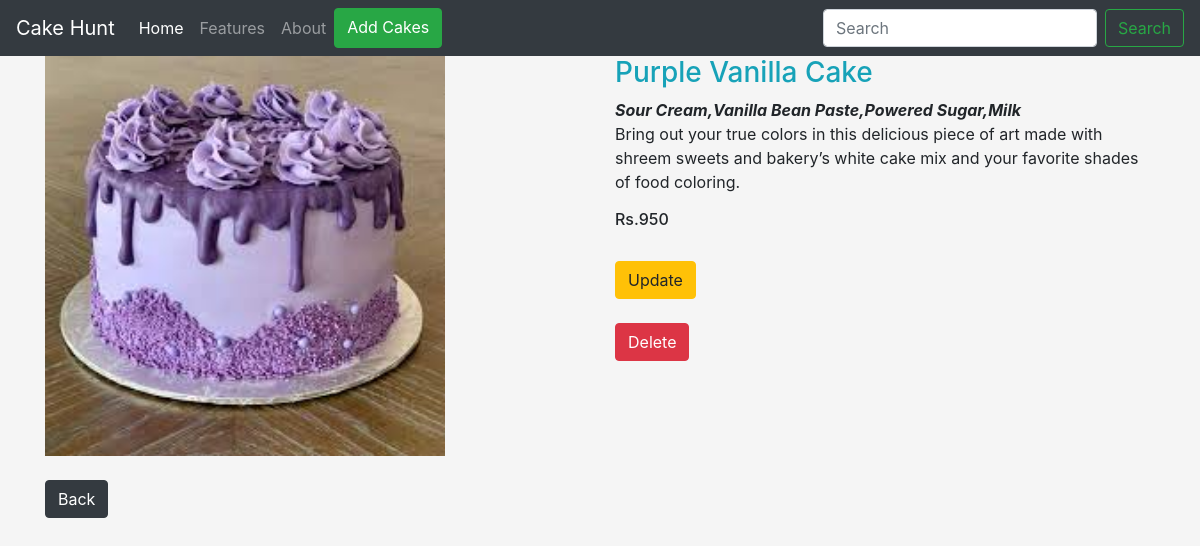
/cake/7/, run on the app's committed database.
### cakeapp/models.py (models this page shows, shortened)
class Cake(models.Model):
    cake_name=models.CharField(max_length=250)
    cake_flavour=models.CharField(max_length=250)
    cake_desc=models.TextField()
    cake_price=models.IntegerField()
    cake_img=models.ImageField(upload_to='cake-imges')

### cakeapp/views.py (the view)
# urls.py: path('cake/<int:cake_id>/',views.details,name='details'),
def details(request,cake_id):
    cake=Cake.objects.get(id=cake_id)
    return render(request,'detail.html',{'cake':cake})

### templates/detail.html
{% extends 'base.html' %}
{% block body %}
<div class="container">
    <div class="row">
        <div class="col-md-6">
            <img src="{{cake.cake_img.url}}" width="400" height="400">
        </div>
        <div class="col-md-6">
            <h3 class="text-info">{{cake.cake_name}}</h3>
            <i><b>{{cake.cake_flavour}}</b></i>
            <p>{{cake.cake_desc}}</p>
            <h6>Rs.{{cake.cake_price}}</h6><br>
            <a  class="btn btn-warning" href="{% url 'cakeapp:update' cake.id %}">Update</a><br><br>
            <a  class="btn btn-danger" href="{% url 'cakeapp:delete' cake.id %}">Delete</a>
        </div>
    </div>
    <br>
     <a  class="btn btn-dark" href="{% url 'cakeapp:home' %}">Back</a>
</div>
{% endblock %}

### templates/base.html (shortened to what this page needs)
{% load static %}
<!DOCTYPE html>
<html lang="en">
<head>
    <link rel="stylesheet" href="https://cdn.jsdelivr.net/npm/bootstrap@4.6.2/dist/css/bootstrap.min.css">
    <link rel="stylesheet" href="{% static 'style.css' %}">
</head>
<body>
<nav class="navbar navbar-expand-lg navbar-dark bg-dark">
  <a class="navbar-brand" href="#">Cake Hunt</a>
  <div class="collapse navbar-collapse" id="navbarNavAltMarkup">
    <div class="navbar-nav">
      <a class="nav-link active" href="#">Home <span class="sr-only">(current)</span></a>
      <a class="nav-link" href="#">Features</a>
        <a class="nav-link" href="#">About</a>
        <a  class="btn btn-success" href="{% url 'cakeapp:add_cake' %}">Add Cakes</a>
    </div>
  </div>
    <form class="form-inline">
        <input class="form-control mr-sm-2" type="search" placeholder="Search" aria-label="Search">
       <button class="btn btn-outline-success my-2 my-sm-0" type="submit">Search</button>
  </form>
</nav>
{% block body %}
{% endblock %}
</body>
</html>

### static/style.css (style rules this page uses)
body { background-color:whitesmoke; }

### data on the page
Cake: cake_img (picture), cake_name "Purple Vanilla Cake", cake_flavour "Sour Cream,Vanilla Bean Paste,Powered Sugar,Milk", cake_desc "Bring out your true colors in this delicious piece of art made with shreem sweets and bakery’s white cake mix and your favorite shades of food coloring.", cake_price "950"
